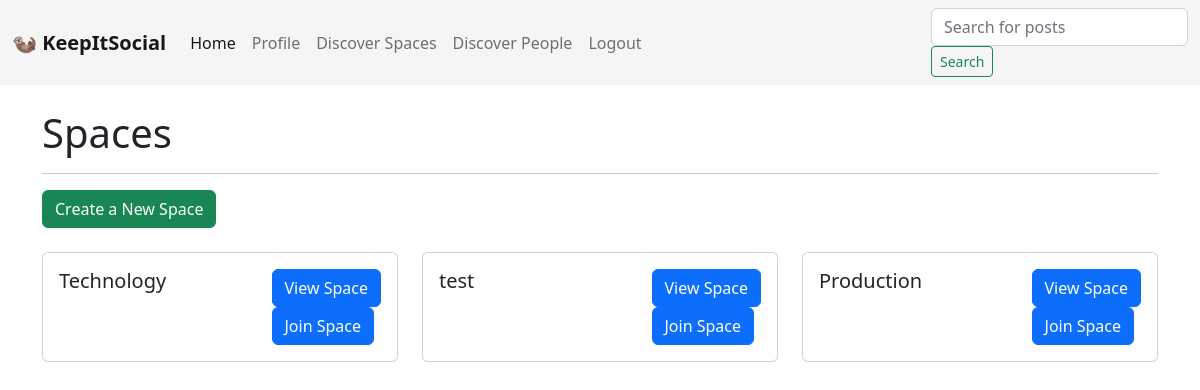
/spaces/ (signed in), run on an earlier commit of the app's database.
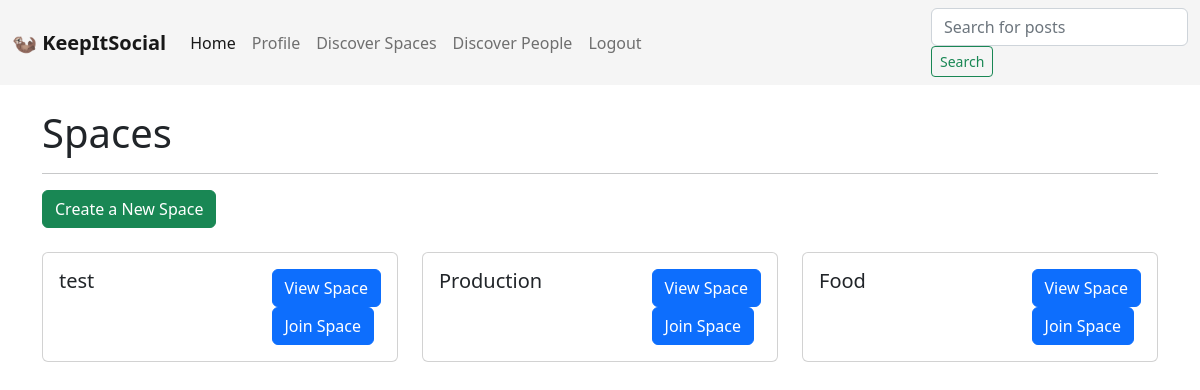
And on a later commit of the database.
### application/models.py (models this page shows, shortened)
class Space(models.Model):
    admin = models.ForeignKey(UserProfile, on_delete=models.CASCADE, null=True)
    members = models.ManyToManyField("UserProfile", related_name='spaces', blank=True)
    title = models.CharField(max_length=50)
    slug = models.SlugField(default="")

### application/views.py (the view)
# urls.py: path('spaces/', views.list_spaces, name='list_spaces'),
@login_required
def list_spaces(request):
    spaces = Space.objects.all()
    return render(request, 'application/list_spaces.html', {'spaces': spaces})

### application/templates/application/list_spaces.html (shortened to what this page needs)
{% extends "application/base.html" %}
{% block body_content %}
    {% include "application/include/header.html" %}
    <div class="container mt-4">
        <h1>Spaces</h1>
        <hr>
        {% if user.is_authenticated %}
            <a href="/create-space" class="btn btn-success mb-4">Create a New Space</a>
        {% endif %}
        <div class="row">
            {% for space in spaces %}
                <div class="col-md-4 mb-4">
                    <div class="card">
                        <div class="card-body d-flex justify-content-between">
                            <h5 class="card-title">{{ space.title }}</h5>
                            <div>
                                <a href="/space/{{ space.slug }}" class="btn btn-primary mr-3">View Space</a>
                                {% if user.is_authenticated %}
                                    {% if user.profile in space.members.all %}
                                        <form method="post" action="{% url 'leave_space' slug=space.slug %}">
                                            {% csrf_token %}
                                            <button type="submit" class="btn btn-primary">Leave Space</button>
                                        </form>
                                    {% else %}
                                        <form method="post" action="{% url 'join_space' slug=space.slug %}">
                                            <button type="submit" class="btn btn-primary">Join Space</button>
                                        </form>
                                    {% endif %}
                                {% endif %}
                            </div>
                        </div>
                    </div>
                </div>
            {% endfor %}
        </div>
    </div>
{% endblock %}

What changed in the data, as far as the page shows it:
removed Space: title "Technology", shows "Join Space"
added Space: title "Food", shows "Join Space"
